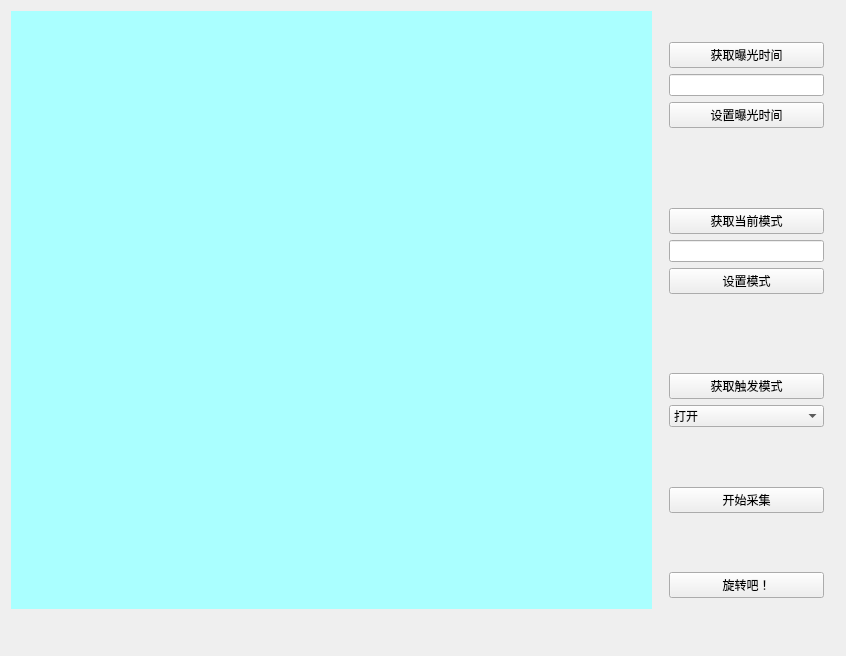
<?xml version="1.0" encoding="UTF-8"?>
<ui version="4.0">
 <class>MainWindow</class>
 <widget class="QMainWindow" name="MainWindow">
  <property name="geometry">
   <rect>
    <x>0</x>
    <y>0</y>
    <width>846</width>
    <height>656</height>
   </rect>
  </property>
  <property name="minimumSize">
   <size>
    <width>739</width>
    <height>0</height>
   </size>
  </property>
  <property name="windowTitle">
   <string>MainWindow</string>
  </property>
  <widget class="QWidget" name="centralWidget">
   <layout class="QGridLayout" name="gridLayout_3">
    <item row="0" column="0">
     <widget class="QWidget" name="widget_pic" native="true">
      <property name="minimumSize">
       <size>
        <width>641</width>
        <height>0</height>
       </size>
      </property>
      <layout class="QGridLayout" name="gridLayout">
       <property name="leftMargin">
        <number>0</number>
       </property>
       <property name="topMargin">
        <number>0</number>
       </property>
       <property name="rightMargin">
        <number>0</number>
       </property>
       <property name="bottomMargin">
        <number>0</number>
       </property>
       <property name="spacing">
        <number>0</number>
       </property>
       <item row="0" column="0">
        <widget class="QLabel" name="label">
         <property name="styleSheet">
          <string notr="true">background-color: rgb(170, 255, 255);</string>
         </property>
         <property name="text">
          <string/>
         </property>
         <property name="alignment">
          <set>Qt::AlignBottom|Qt::AlignRight|Qt::AlignTrailing</set>
         </property>
        </widget>
       </item>
      </layout>
     </widget>
    </item>
    <item row="0" column="1">
     <widget class="QWidget" name="widget_2" native="true">
      <layout class="QGridLayout" name="gridLayout_2">
       <item row="4" column="0">
        <spacer name="verticalSpacer">
         <property name="orientation">
          <enum>Qt::Vertical</enum>
         </property>
         <property name="sizeHint" stdset="0">
          <size>
           <width>20</width>
           <height>40</height>
          </size>
         </property>
        </spacer>
       </item>
       <item row="12" column="0">
        <widget class="QComboBox" name="comboBox_CFMode">
         <item>
          <property name="text">
           <string>打开</string>
          </property>
         </item>
         <item>
          <property name="text">
           <string>关闭</string>
          </property>
         </item>
        </widget>
       </item>
       <item row="0" column="0">
        <widget class="QLabel" name="label_exTime">
         <property name="text">
          <string/>
         </property>
         <property name="alignment">
          <set>Qt::AlignCenter</set>
         </property>
        </widget>
       </item>
       <item row="1" column="0">
        <widget class="QPushButton" name="pushButton_getExTime">
         <property name="text">
          <string>获取曝光时间</string>
         </property>
        </widget>
       </item>
       <item row="6" column="0">
        <widget class="QPushButton" name="pushButton_GetMode">
         <property name="text">
          <string>获取当前模式</string>
         </property>
        </widget>
       </item>
       <item row="3" column="0">
        <widget class="QPushButton" name="pushButton_SetExTime">
         <property name="text">
          <string>设置曝光时间</string>
         </property>
        </widget>
       </item>
       <item row="5" column="0">
        <widget class="QLabel" name="label_Mode">
         <property name="text">
          <string/>
         </property>
         <property name="alignment">
          <set>Qt::AlignCenter</set>
         </property>
        </widget>
       </item>
       <item row="7" column="0">
        <widget class="QLineEdit" name="lineEdit_SetMode"/>
       </item>
       <item row="11" column="0">
        <widget class="QPushButton" name="pushButton_CFMode">
         <property name="text">
          <string>获取触发模式</string>
         </property>
        </widget>
       </item>
       <item row="2" column="0">
        <widget class="QLineEdit" name="lineEdit_exTime"/>
       </item>
       <item row="8" column="0">
        <widget class="QPushButton" name="pushButton_SetMode">
         <property name="text">
          <string>设置模式</string>
         </property>
        </widget>
       </item>
       <item row="10" column="0">
        <widget class="QLabel" name="label_CFMode">
         <property name="text">
          <string/>
         </property>
        </widget>
       </item>
       <item row="16" column="0">
        <widget class="QPushButton" name="pushButtonRotate">
         <property name="text">
          <string>旋转吧！</string>
         </property>
        </widget>
       </item>
       <item row="14" column="0">
        <widget class="QPushButton" name="pushButton_Start">
         <property name="text">
          <string>开始采集</string>
         </property>
        </widget>
       </item>
       <item row="13" column="0">
        <spacer name="verticalSpacer_3">
         <property name="orientation">
          <enum>Qt::Vertical</enum>
         </property>
         <property name="sizeHint" stdset="0">
          <size>
           <width>20</width>
           <height>40</height>
          </size>
         </property>
        </spacer>
       </item>
       <item row="9" column="0">
        <spacer name="verticalSpacer_2">
         <property name="orientation">
          <enum>Qt::Vertical</enum>
         </property>
         <property name="sizeHint" stdset="0">
          <size>
           <width>20</width>
           <height>40</height>
          </size>
         </property>
        </spacer>
       </item>
       <item row="15" column="0">
        <spacer name="verticalSpacer_4">
         <property name="orientation">
          <enum>Qt::Vertical</enum>
         </property>
         <property name="sizeHint" stdset="0">
          <size>
           <width>20</width>
           <height>40</height>
          </size>
         </property>
        </spacer>
       </item>
      </layout>
     </widget>
    </item>
    <item row="1" column="0">
     <widget class="QLabel" name="label_size">
      <property name="minimumSize">
       <size>
        <width>0</width>
        <height>30</height>
       </size>
      </property>
      <property name="text">
       <string/>
      </property>
     </widget>
    </item>
   </layout>
  </widget>
 </widget>
 <layoutdefault spacing="6" margin="11"/>
 <resources/>
 <connections/>
</ui>
